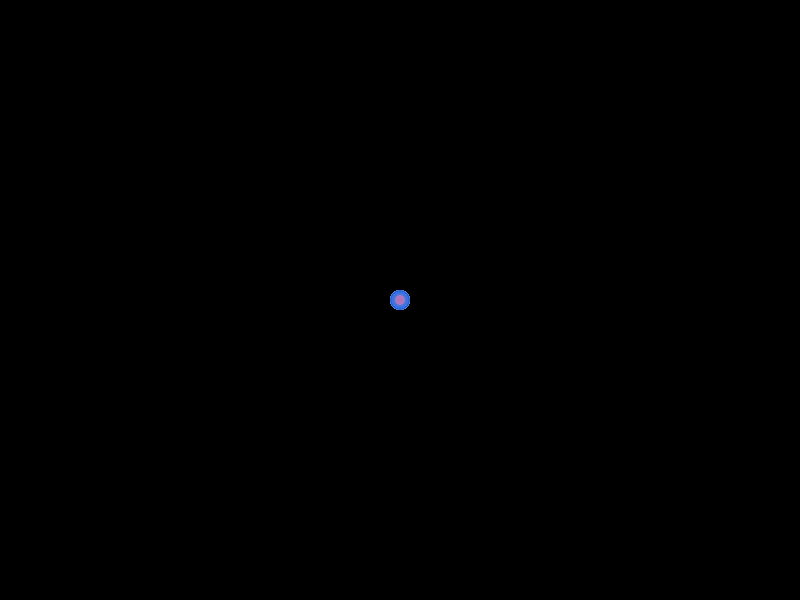
Frame 1 (no input)
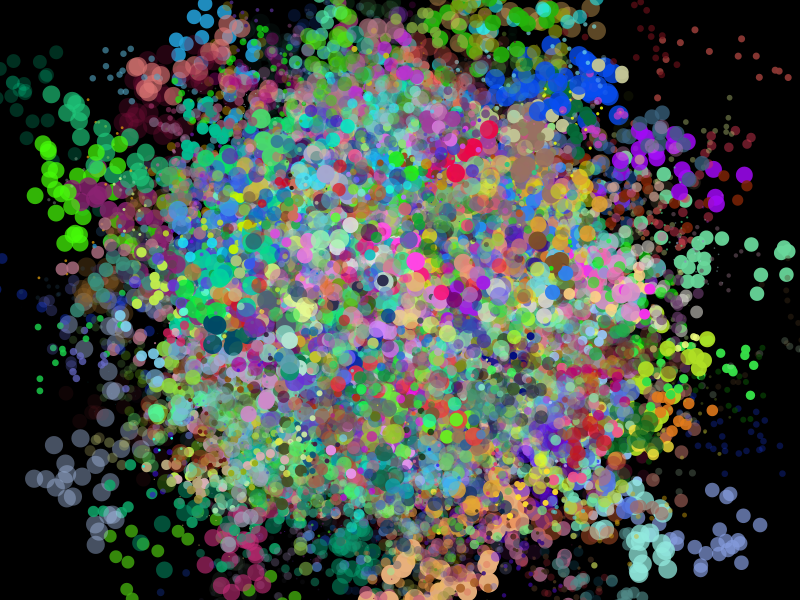
Frame 60 (the mouse pressed at the canvas centre just before this capture)
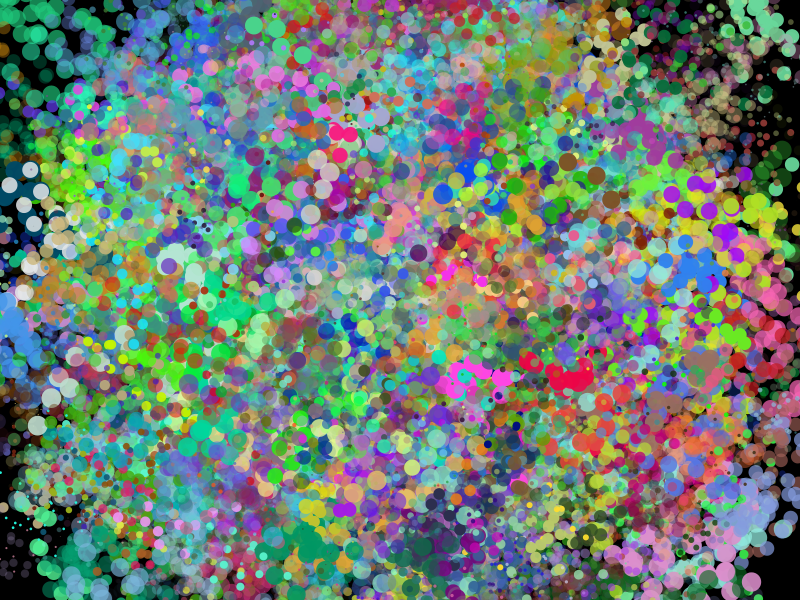
Frame 120 (the mouse held since frame 60 and released just before this capture)

The Processing sketch that drew these frames (run headless with seeded random() and noise(); from frame 60 on, the mouse is pressed at the canvas centre):

// Processing sketch: random_particle
// ── random_particle.pde
//ランダムに大きさと色の違う1000個の玉が移動していくプログラム

int NUM = 1000;
int VALUE = 30;
int CIRCLE_SIZE_MAX = 20;
float[] x = new float[NUM];
float[] y = new float[NUM];

int[] r = new int[NUM];
int[] g = new int[NUM];
int[] b = new int[NUM];
int[] a = new int[NUM];

float[] circleSize = new float[NUM];

void setup(){
  //screen size setting
  size(800,600);
  frameRate(60);
  blendMode(BLEND);
  background(0);
  noStroke();
  for( int i = 0; i < NUM; i++ ){
    x[i] = 0;
    y[i] = 0;
    
    r[i] = int( random(0,255) );
    g[i] = int( random(0,255) );
    b[i] = int( random(0,255) );
    a[i] = int( random(0,255) );
    
    circleSize[i] = random(0,CIRCLE_SIZE_MAX);
  }
  //画面をフェードさせる
  fill(0,5);
  noStroke();
  rect(0,0,width,height);
}

void draw(){
   translate(width/2,height/2);
  //玉の数だけ回す
  for( int i = 0; i < NUM; i++ ){
    fill(r[i],g[i],b[i],a[i]);
    ellipse(x[i],y[i],circleSize[i],circleSize[i]);
    x[i] += random(VALUE*-1,VALUE);
    y[i] += random(VALUE*-1,VALUE);
   }
}
